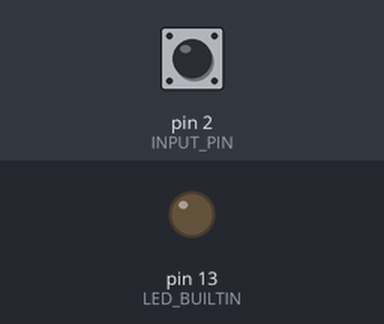
Recording of a sketch running on a simulated Arduino Uno, built with avr-gcc and run on an emulated ATmega328P. Shown: output pins drawn as LEDs (lit = HIGH). The test bench sets the inputs (shaded band); at power-on: pin 2 (INPUT_PIN) HIGH.

Above: at 1.2 s.
1.3 s: pin 2 (INPUT_PIN) pulled LOW for 0.15 s
At 1.37 s:
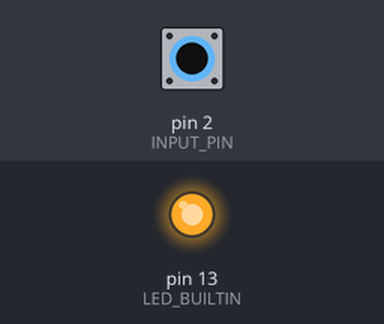
2.9 s: pin 2 (INPUT_PIN) pulled LOW for 3.2 s
At 6.7 s:
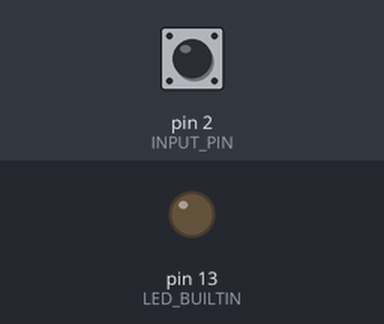
Timing chart, 0 to 8.2 s (numbered marks = the images above; inputs shaded):
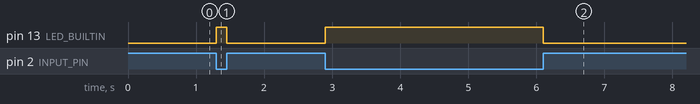

The sketch:

input_with_pullup.ino
```cpp
const byte INPUT_PIN = 2;
int val = 0;

void setup() {
  pinMode(LED_BUILTIN, OUTPUT);
  pinMode(INPUT_PIN, INPUT_PULLUP);
}

void loop() {
  val = digitalRead(INPUT_PIN);
  digitalWrite(LED_BUILTIN, !val);
}
```

Measured:
- after the input at 1.3 s, pin 13 (LED_BUILTIN): LOW → HIGH at once, → LOW 0.15 s later
- after the input at 2.9 s, pin 13 (LED_BUILTIN): LOW → HIGH at once, → LOW 3.2 s later
